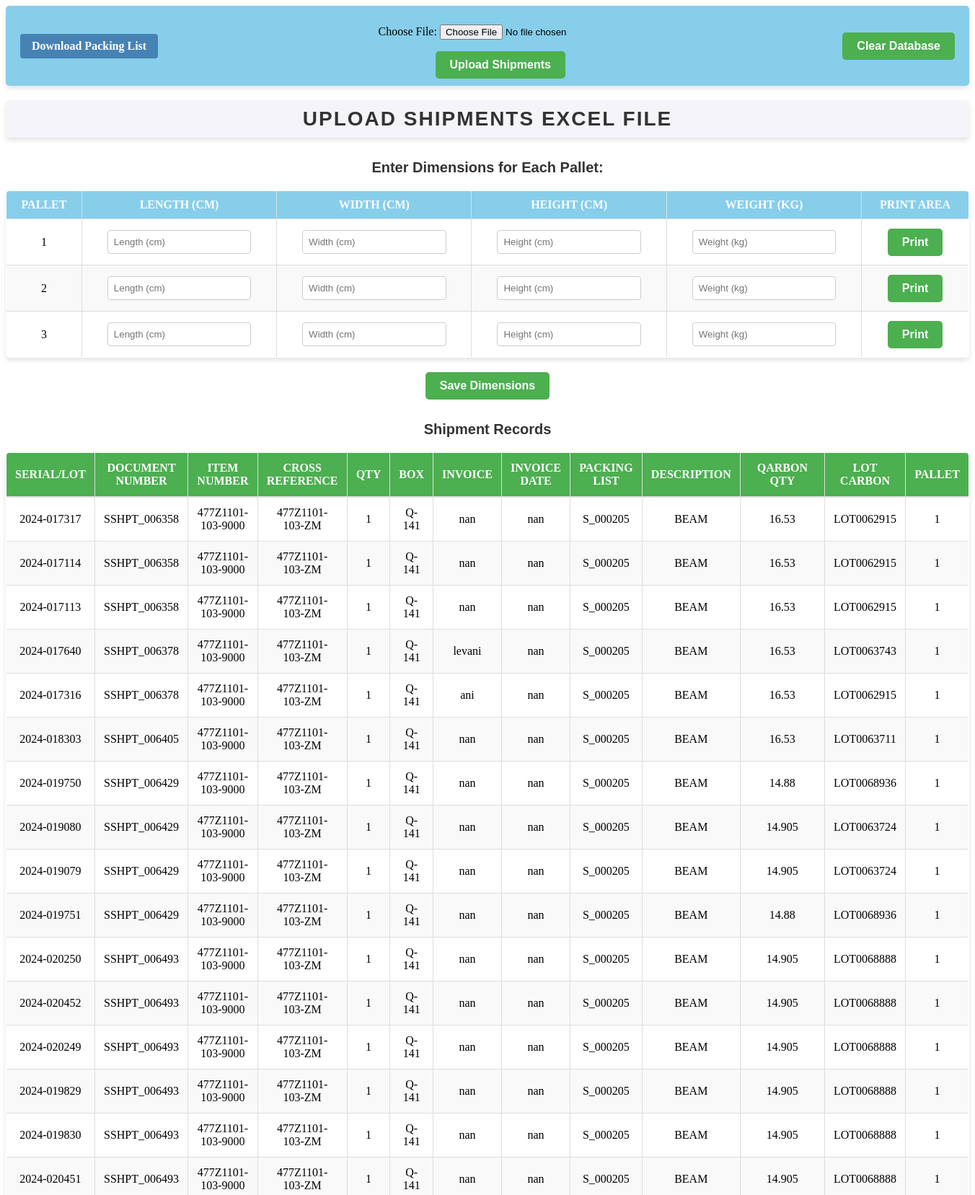
The app's page /shipments/ (upper part) with its own data.
### shipments/models.py (models this page shows, shortened)
class Shipment(models.Model):
    serial_lot = models.CharField(max_length=255, default="default_value")  # Matches 'Serial/Lot'
    document_number = models.CharField(max_length=255)  # Matches 'Document Number'
    item_number = models.CharField(max_length=255)  # Matches 'Item Number'
    cross_reference = models.CharField(max_length=255)  # Matches 'Cross Reference'
    qty = models.CharField(max_length=255)  # Matches 'QTY'
    box = models.CharField(max_length=255)  # Matches 'Box'
    invoice = models.CharField(max_length=255)  # Matches 'Invoice'
    invoice_date = models.CharField(max_length=255)  # Matches 'Invoice Date'
    packing_list = models.CharField(max_length=255)  # Matches 'Packing List'
    description = models.CharField(max_length=255)  # Matches 'Description'
    qarbon_qty = models.CharField(max_length=255)  # Matches 'Qarbon Qty'
    lot_carbon = models.CharField(max_length=255)  # Matches 'Lot Carbon'
    pallet = models.CharField(max_length=255)  # Matches 'Pallet'

### shipments/views.py (the view)
# urls.py: path('shipments/', include('shipments.urls')),  # Shipments app URLs
def shipments(request):
    if request.method == "POST":
        form = ExcelUploadForm(request.POST, request.FILES)
        if form.is_valid():
            file = request.FILES['file']
            try:
                df = pd.read_excel(file)
                df.rename(columns={
                    'Serial/Lot': 'serial_lot',
                    'Document Number': 'document_number',
                    'Item Number': 'item_number',
                    'Cross Reference': 'cross_reference',
                    'QTY': 'qty',
                    'Box': 'box',
                    'Invoice': 'invoice',
                    'Invoice Date': 'invoice_date',
                    'Packing List': 'packing_list',
                    'Description': 'description',
                    'Qarbon Qty': 'qarbon_qty',
                    'Lot Carbon': 'lot_carbon',
                    'Pallet': 'pallet'
                }, inplace=True)
                if df['serial_lot'].duplicated().any():
                    duplicates = df[df['serial_lot'].duplicated()]['serial_lot'].unique()
                    return render(request, 'shipments/shipments.html', {
                        'form': form,
                        'error': f"Duplicate serial numbers in the uploaded file: {', '.join(duplicates)}"
                    })
                db_duplicates = []
                for serial in df['serial_lot']:
                    if Shipment.objects.filter(serial_lot=serial).exists():
                        db_duplicates.append(serial)
                if db_duplicates:
                    return render(request, 'shipments/shipments.html', {
                        'form': form,
                        'error': f"Duplicate serial numbers found in the database: {', '.join(db_duplicates)}"
                    })
                for _, row in df.iterrows():
                    Shipment.objects.create(
                        serial_lot=row['serial_lot'],
                        document_number=row['document_number'],
                        item_number=row['item_number'],
                        cross_reference=row['cross_reference'],
                        qty=row['qty'],
                        box=row['box'],
                        invoice=row['invoice'],
                        invoice_date=row['invoice_date'],
                        packing_list=row['packing_list'],
                        description=row['description'],
                        qarbon_qty=row['qarbon_qty'],
                        lot_carbon=row['lot_carbon'],
                        pallet=row['pallet']
                    )
                shipments_qs = Shipment.objects.all()
                unique_pallets = df['pallet'].dropna().unique().tolist()
                return render(
                    request,
                    'shipments/shipments.html',
                    {
                        'form': form,
                        'shipments': shipments_qs,
                        'success': 'File uploaded and data saved successfully.',
                        'unique_pallets': unique_pallets,
                    }
                )
            except Exception as e:
                return render(request, 'shipments/shipments.html', {
                    'form': form,
                    'error': f"Error processing file: {e}"
                })
    else:
        form = ExcelUploadForm()
    shipments_qs = Shipment.objects.all()
    unique_pallets = Shipment.objects.values_list('pallet', flat=True).distinct() if shipments_qs.exists() else None
    return render(request, 'shipments/shipments.html', {
        'form': form,
        'shipments': shipments_qs,
        'unique_pallets': unique_pallets,
    })

### shipments/forms.py
class ExcelUploadForm(forms.Form):
    file = forms.FileField(
        label="Choose File",
        widget=forms.FileInput(attrs={'accept': '.xls,.xlsx'})
    )

### shipments/templates/shipments/shipments.html (shortened to what this page needs)
<!DOCTYPE html>
<html>
<head>
    {% load static %}
    <link rel="stylesheet" href="{% static 'shipments/css/styles.css' %}">
</head>
<body>
    <div class="navbar">
        <a href="{% url 'packing_list' %}">Download Packing List</a>
        <form method="post" enctype="multipart/form-data" style="display: inline;">
            {{ form.as_p }}
            <button type="submit">Upload Shipments</button>
        </form>
        <form method="post" action="{% url 'clear_database' %}" style="display: inline;">
            <button type="submit">Clear Database</button>
        </form>
    </div>
    <h1>Upload Shipments Excel File</h1>
    {% if unique_pallets %}
<h2>Enter Dimensions for Each Pallet:</h2>
<form method="post" action="{% url 'save_dimensions' %}">
    <table border="1">
        <thead>
            <tr>
                <th>Pallet</th>
                <th>Length (cm)</th>
                <th>Width (cm)</th>
                <th>Height (cm)</th>
                <th>Weight (kg)</th>
                <th>Print Area</th>
            </tr>
        </thead>
        <tbody>
            {% for pallet_id in unique_pallets %}
            <tr>
                <td>{{ pallet_id }}</td>
                <td>
                    <input type="number" name="length_{{ pallet_id }}" min="0"
                           placeholder="Length (cm)"
                           value="{% for dim in pallet_dimensions %}{% if dim.pallet_number == pallet_id %}{{ dim.length_cm }}{% endif %}{% endfor %}">
                </td>
                <td>
                    <input type="number" name="width_{{ pallet_id }}" min="0"
                           placeholder="Width (cm)"
                           value="{% for dim in pallet_dimensions %}{% if dim.pallet_number == pallet_id %}{{ dim.width_cm }}{% endif %}{% endfor %}">
                </td>
                <td>
                    <input type="number" name="height_{{ pallet_id }}" min="0"
                           placeholder="Height (cm)"
                           value="{% for dim in pallet_dimensions %}{% if dim.pallet_number == pallet_id %}{{ dim.height_cm }}{% endif %}{% endfor %}">
                </td>
                <td>
                    <input type="number" name="weight_{{ pallet_id }}" min="0"
                           placeholder="Weight (kg)"
                           value="{% for dim in pallet_dimensions %}{% if dim.pallet_number == pallet_id %}{{ dim.weight_kg }}{% endif %}{% endfor %}">
                </td>
                <td>
                    <a href="{% url 'packing_list_pdf' pallet_id=pallet_id %}" target="_blank">
                        <button type="button" class="print-btn">Print</button>
                    </a>
                </td>
            </tr>
            {% endfor %}
        </tbody>
    </table>
    <button type="submit">Save Dimensions</button>
</form>
{% endif %}
    <h2>Shipment Records</h2>
    <table id="table" border="1">
        <thead id="thead">
            <tr>
                <th>Serial/Lot</th>
                <th>Document Number</th>
                <th>Item Number</th>
                <th>Cross Reference</th>
                <th>QTY</th>
                <th>Box</th>
                <th>Invoice</th>
                <th>Invoice Date</th>
                <th>Packing List</th>
                <th>Description</th>
                <th>Qarbon Qty</th>
                <th>Lot Carbon</th>
                <th>Pallet</th>
            </tr>
        </thead>
        <tbody id="tbody">
            {% for shipment in shipments %}
            <tr>
                <td>{{ shipment.serial_lot }}</td>
                <td>{{ shipment.document_number }}</td>
                <td>{{ shipment.item_number }}</td>
                <td>{{ shipment.cross_reference }}</td>
                <td>{{ shipment.qty }}</td>
                <td>{{ shipment.box }}</td>
                <td>{{ shipment.invoice }}</td>
                <td>{{ shipment.invoice_date }}</td>
                <td>{{ shipment.packing_list }}</td>
                <td>{{ shipment.description }}</td>
                <td>{{ shipment.qarbon_qty }}</td>
                <td>{{ shipment.lot_carbon }}</td>
                <td>{{ shipment.pallet }}</td>
            </tr>
            {% empty %}
            <tr>
                <td colspan="13">No shipment records found.</td>
            </tr>
            {% endfor %}
        </tbody>
    </table>
</body>
</html>

### shipments/static/shipments/css/styles.css (style rules this page uses)
body { text-align: center; }
button { background-color: #4CAF50; color: white; padding: 12px 24px; font-size: 16px; border: none; border-radius: 8px; cursor: pointer; transition: background-color 0.3s ease, transform 0.3s ease; }
h1 { font-family: 'Arial', sans-serif; font-size: 36px; font-weight: 600; color: #333; text-align: center; text-transform: uppercase; letter-spacing: 2px; margin-bottom: 30px; padding: 10px; background-color: #f4f4f9; border-radius: 5px; box-shadow: 0 4px 6px rgba(0, 0, 0, 0.1); transition: all 0.3s ease; }
#table { width: 100%; border-collapse: collapse; margin: 20px 0; font-size: 16px; text-align: left; border: 1px solid #ddd; border-radius: 5px; box-shadow: 0 4px 8px rgba(0, 0, 0, 0.1); overflow: hidden; }
#thead th { background-color: #4CAF50; color: white; padding: 12px; text-transform: uppercase; font-weight: bold; border-bottom: 2px solid #ddd; }
#tbody td { padding: 12px; border: 1px solid #ddd; }
#tbody tr:nth-child(even) { background-color: #f9f9f9; }
#tbody tr:nth-child(odd) { background-color: #ffffff; }

### shipments/templates/shipments/shipments.html (style rules this page uses)
.navbar { background-color: #87CEEB; padding: 10px 20px; display: flex; align-items: center; justify-content: space-between; border-radius: 5px; margin-bottom: 20px; box-shadow: 0 4px 6px rgba(0, 0, 0, 0.1); }
.navbar a, .navbar button { font-size: 16px; font-weight: bold; color: white; text-decoration: none; padding: 8px 16px; border-radius: 4px; border: none; cursor: pointer; transition: background-color 0.3s ease, transform 0.3s ease; }
.navbar a { background-color: #4682B4; }
h1, h2 { font-family: Arial, sans-serif; color: #333; margin-bottom: 20px; }
h1 { font-size: 28px; text-align: center; }
h2 { font-size: 20px; margin-top: 30px; }
table { width: 100%; border-collapse: collapse; margin: 20px 0; font-size: 16px; text-align: left; border: 1px solid #ddd; border-radius: 5px; box-shadow: 0 4px 6px rgba(0, 0, 0, 0.1); overflow: hidden; }
table thead th { background-color: #87CEEB; color: white; text-align: center; padding: 10px; font-size: 16px; font-weight: bold; text-transform: uppercase; }
table tbody td { padding: 10px; border: 1px solid #ddd; text-align: center; }
table tbody tr:nth-child(even) { background-color: #f9f9f9; }
table tbody tr:nth-child(odd) { background-color: #ffffff; }
input[type="number"] { width: 80%; padding: 8px; margin: 5px 0; box-sizing: border-box; border: 1px solid #ccc; border-radius: 4px; }
button[type="submit"], .print-btn { font-size: 16px; font-weight: bold; color: white; text-decoration: none; padding: 10px 20px; border-radius: 5px; border: none; cursor: pointer; transition: background-color 0.3s ease, transform 0.3s ease; }
.print-btn { background-color: #4CAF50; }

### records on screen
Shipment: serial_lot "2024-017317", document_number "SSHPT_006358", item_number "477Z1101-103-9000", cross_reference "477Z1101-103-ZM", qty "1", box "Q-141", invoice "nan", invoice_date "nan", packing_list "S_000205", description "BEAM", qarbon_qty "16.53", lot_carbon "LOT0062915", pallet "1"
Shipment: serial_lot "2024-017114", document_number "SSHPT_006358", item_number "477Z1101-103-9000", cross_reference "477Z1101-103-ZM", qty "1", box "Q-141", invoice "nan", invoice_date "nan", packing_list "S_000205", description "BEAM", qarbon_qty "16.53", lot_carbon "LOT0062915", pallet "1"
Shipment: serial_lot "2024-017113", document_number "SSHPT_006358", item_number "477Z1101-103-9000", cross_reference "477Z1101-103-ZM", qty "1", box "Q-141", invoice "nan", invoice_date "nan", packing_list "S_000205", description "BEAM", qarbon_qty "16.53", lot_carbon "LOT0062915", pallet "1"
Shipment: serial_lot "2024-017640", document_number "SSHPT_006378", item_number "477Z1101-103-9000", cross_reference "477Z1101-103-ZM", qty "1", box "Q-141", invoice "levani", invoice_date "nan", packing_list "S_000205", description "BEAM", qarbon_qty "16.53", lot_carbon "LOT0063743", pallet "1"
Shipment: serial_lot "2024-017316", document_number "SSHPT_006378", item_number "477Z1101-103-9000", cross_reference "477Z1101-103-ZM", qty "1", box "Q-141", invoice "ani", invoice_date "nan", packing_list "S_000205", description "BEAM", qarbon_qty "16.53", lot_carbon "LOT0062915", pallet "1"
Shipment: serial_lot "2024-018303", document_number "SSHPT_006405", item_number "477Z1101-103-9000", cross_reference "477Z1101-103-ZM", qty "1", box "Q-141", invoice "nan", invoice_date "nan", packing_list "S_000205", description "BEAM", qarbon_qty "16.53", lot_carbon "LOT0063711", pallet "1"
Shipment: serial_lot "2024-019750", document_number "SSHPT_006429", item_number "477Z1101-103-9000", cross_reference "477Z1101-103-ZM", qty "1", box "Q-141", invoice "nan", invoice_date "nan", packing_list "S_000205", description "BEAM", qarbon_qty "14.88", lot_carbon "LOT0068936", pallet "1"
Shipment: serial_lot "2024-019080", document_number "SSHPT_006429", item_number "477Z1101-103-9000", cross_reference "477Z1101-103-ZM", qty "1", box "Q-141", invoice "nan", invoice_date "nan", packing_list "S_000205", description "BEAM", qarbon_qty "14.905", lot_carbon "LOT0063724", pallet "1"
Shipment: serial_lot "2024-019079", document_number "SSHPT_006429", item_number "477Z1101-103-9000", cross_reference "477Z1101-103-ZM", qty "1", box "Q-141", invoice "nan", invoice_date "nan", packing_list "S_000205", description "BEAM", qarbon_qty "14.905", lot_carbon "LOT0063724", pallet "1"
Shipment: serial_lot "2024-019751", document_number "SSHPT_006429", item_number "477Z1101-103-9000", cross_reference "477Z1101-103-ZM", qty "1", box "Q-141", invoice "nan", invoice_date "nan", packing_list "S_000205", description "BEAM", qarbon_qty "14.88", lot_carbon "LOT0068936", pallet "1"
Shipment: serial_lot "2024-020250", document_number "SSHPT_006493", item_number "477Z1101-103-9000", cross_reference "477Z1101-103-ZM", qty "1", box "Q-141", invoice "nan", invoice_date "nan", packing_list "S_000205", description "BEAM", qarbon_qty "14.905", lot_carbon "LOT0068888", pallet "1"
Shipment: serial_lot "2024-020452", document_number "SSHPT_006493", item_number "477Z1101-103-9000", cross_reference "477Z1101-103-ZM", qty "1", box "Q-141", invoice "nan", invoice_date "nan", packing_list "S_000205", description "BEAM", qarbon_qty "14.905", lot_carbon "LOT0068888", pallet "1"
Shipment: serial_lot "2024-020249", document_number "SSHPT_006493", item_number "477Z1101-103-9000", cross_reference "477Z1101-103-ZM", qty "1", box "Q-141", invoice "nan", invoice_date "nan", packing_list "S_000205", description "BEAM", qarbon_qty "14.905", lot_carbon "LOT0068888", pallet "1"
Shipment: serial_lot "2024-019829", document_number "SSHPT_006493", item_number "477Z1101-103-9000", cross_reference "477Z1101-103-ZM", qty "1", box "Q-141", invoice "nan", invoice_date "nan", packing_list "S_000205", description "BEAM", qarbon_qty "14.905", lot_carbon "LOT0068888", pallet "1"
Shipment: serial_lot "2024-019830", document_number "SSHPT_006493", item_number "477Z1101-103-9000", cross_reference "477Z1101-103-ZM", qty "1", box "Q-141", invoice "nan", invoice_date "nan", packing_list "S_000205", description "BEAM", qarbon_qty "14.905", lot_carbon "LOT0068888", pallet "1"
Shipment: serial_lot "2024-020451", document_number "SSHPT_006493", item_number "477Z1101-103-9000", cross_reference "477Z1101-103-ZM", qty "1", box "Q-141", invoice "nan", invoice_date "nan", packing_list "S_000205", description "BEAM", qarbon_qty "14.905", lot_carbon "LOT0068888", pallet "1"

### other values on screen
{{ pallet_id }} "1" "2" "3"
